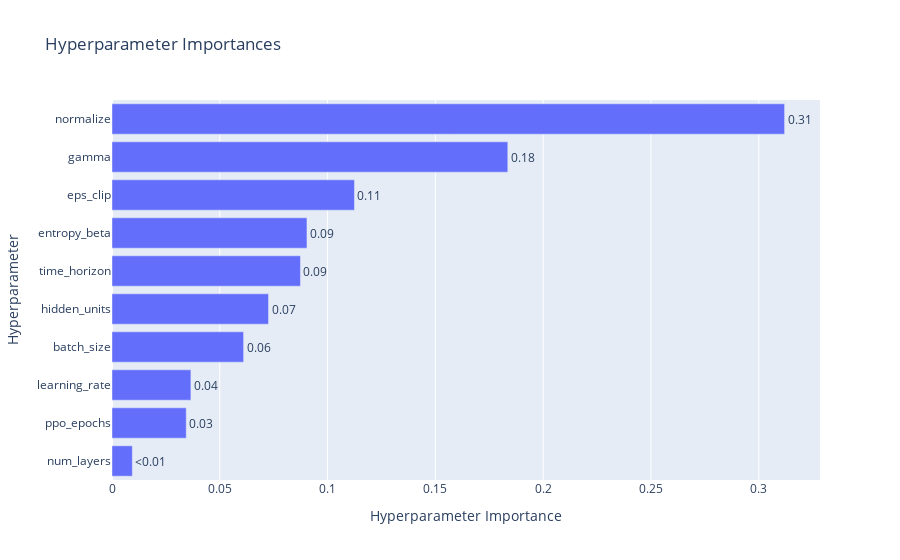

Notebook source saved alongside this figure:
### Code cell
optuna.visualization.plot_param_importances(study).show()

### Figure 1 — Plotly figure (JSON) as saved in the notebook; plotly's stock layout.template omitted (floating-point values rounded to 4 significant figures)
{"data": [{"cliponaxis": false, "hovertemplate": ["num_layers (IntDistribution): 0.009430132285153369<extra></extra>", "ppo_epochs (IntDistribution): 0.034436607482252614<extra></extra>", "learning_rate (FloatDistribution): 0.036595969229876624<extra></extra>", "batch_size (IntDistribution): 0.06104204297623482<extra></extra>", "hidden_units (IntDistribution): 0.07260324319073413<extra></extra>", "time_horizon (IntDistribution): 0.08741713476863598<extra></extra>", "entropy_beta (FloatDistribution): 0.09043293398558097<extra></extra>", "eps_clip (FloatDistribution): 0.11246643257422373<extra></extra>", "gamma (FloatDistribution): 0.18359083438784643<extra></extra>", "normalize (CategoricalDistribution): 0.31198466911946143<extra></extra>"], "name": "Objective Value", "orientation": "h", "text": ["<0.01", "0.03", "0.04", "0.06", "0.07", "0.09", "0.09", "0.11", "0.18", "0.31"], "textposition": "outside", "x": [0.00943, 0.03444, 0.0366, 0.06104, 0.0726, 0.08742, 0.09043, 0.1125, 0.1836, 0.312], "y": ["num_layers", "ppo_epochs", "learning_rate", "batch_size", "hidden_units", "time_horizon", "entropy_beta", "eps_clip", "gamma", "normalize"], "type": "bar"}], "layout": {"title": {"text": "Hyperparameter Importances"}, "xaxis": {"title": {"text": "Hyperparameter Importance"}}, "yaxis": {"title": {"text": "Hyperparameter"}}}}
